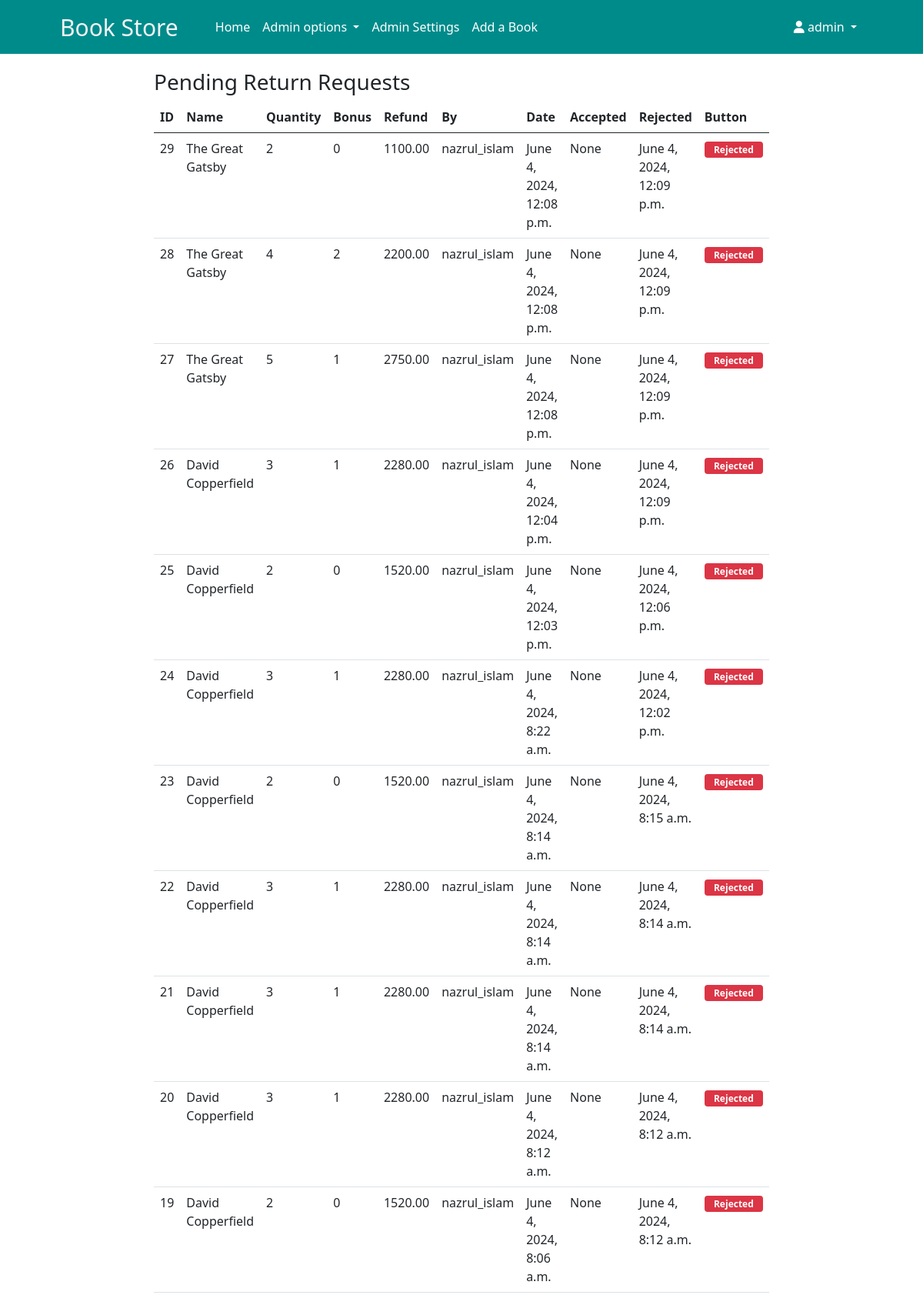
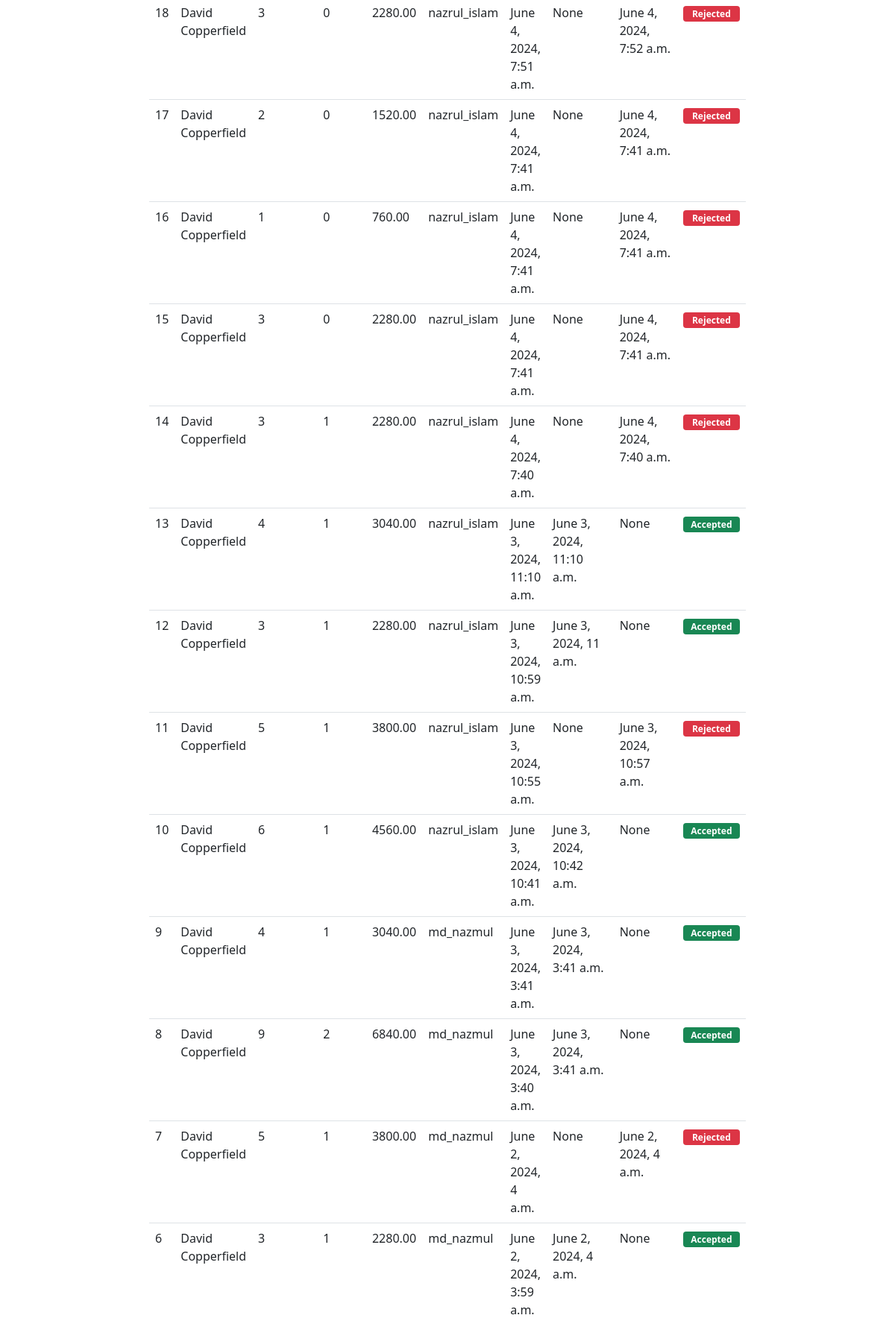
The app's page /return-requests/ (signed in, upper part) with its own data (2 pictures, top to bottom).
### admin_panel/models.py (models this page shows, shortened)
class ReturnRequest(models.Model):
    STATUS_CHOICES = [
        ('Pending', 'Pending'),
        ('Accepted', 'Accepted'),
        ('Rejected', 'Rejected'),
    ]
    user = models.ForeignKey(User, on_delete=models.CASCADE)
    order_item = models.ForeignKey(OrderItem, on_delete=models.CASCADE)
    quantity = models.PositiveIntegerField()
    bonus_return = models.PositiveIntegerField()
    status = models.CharField(max_length=10, choices=STATUS_CHOICES, default='Pending')
    price_refund = models.DecimalField(max_digits=10, decimal_places=2)
    slug = models.SlugField(max_length=100, unique=True, null=True, blank=True)
    created_at = models.DateTimeField(default=timezone.now)
    accepted_at = models.DateTimeField(null=True, blank=True)
    rejected_at = models.DateTimeField(null=True, blank=True)
    accepted_by = models.ForeignKey(User, on_delete=models.SET_NULL, null=True, blank=True,
                                    related_name='accepted_by')
    rejected_by = models.ForeignKey(User, on_delete=models.SET_NULL, null=True, blank=True,
                                    related_name='rejected_by')

### store/models.py (models this page shows, shortened)
class OrderItem(models.Model):
    ITEM_TYPE_CHOICES = [
        ('Regular', 'Regular'),
        ('Bonus', 'Bonus'),
    ]
    order = models.ForeignKey(Order, related_name='items', on_delete=models.CASCADE)
    product = models.ForeignKey(Product, on_delete=models.CASCADE)
    quantity = models.PositiveIntegerField()
    rr_quantity = models.PositiveIntegerField(default=0)
    price = models.DecimalField(max_digits=10, decimal_places=2)
    type = models.CharField(max_length=10, choices=ITEM_TYPE_CHOICES, default='Regular')
    bonus_minimum = models.PositiveIntegerField(default=9999999)
    bonus_amount = models.PositiveIntegerField(default=0)

class Product(models.Model):
    name = models.CharField(max_length=100)
    slug = models.SlugField(unique=True, null=True, blank=True)
    price = models.DecimalField(max_digits=10, decimal_places=2)
    author = models.ForeignKey(Author, related_name='products', on_delete=models.SET_NULL, null=True, blank=True)
    discount = models.ForeignKey(Discount, on_delete=models.SET_NULL, null=True, blank=True)
    bonus = models.ForeignKey(Bonus, on_delete=models.SET_NULL, null=True, blank=True)
    def __str__(self):
        return self.name

### admin_panel/views.py (the view)
# urls.py: path('return-requests/', views.return_requests, name='return_requests'),
@login_required
def return_requests(request):
    if request.user.is_superuser:
        return_requests = ReturnRequest.objects.all().order_by('-created_at')
        return render(request, 'admin_panel/return_requests.html', {
            'return_requests': return_requests
        })
    else:
        return JsonResponse({"message":"You are not authorized to view this page"}, status=401)

### templates/admin_panel/return_requests.html
{% include 'navbar.html' %}
{% block content %}
<main>
    <h3>Pending Return Requests</h3>
    <table class="table">
        <thead>
            <tr>
                <th>ID</th>
                <th>Name</th>
                <th>Quantity</th>
                <th>Bonus</th>
                <th>Refund</th>
                <th>By</th>
                <th>Date</th>
                <th>Accepted</th>
                <th>Rejected</th>
                <th>Button</th>
            </tr>
        </thead>
        <tbody id="table-body">
            {% for req in return_requests %}
                <tr>
                    <td>{{req.id}}</td>
                    <td>{{req.order_item.product}}</td>
                    <td>{{req.quantity}} </td>
                    <td>{{req.bonus_return}}</td>
                    <td>{{req.price_refund}}</td>
                    <td>{{req.user}}</td>
                    <td>{{req.created_at}}</td>
                    <td>{{req.accepted_at}}</td>
                    <td>{{req.rejected_at}}</td>
                    {% if req.status == 'Pending' %}
                    <td style="width: 100px;">
                        <a class="btn btn-sm btn-success" style="width: 40px;" href="{% url 'rr_accept' req.slug %}"><i class="fa-solid fa-check"></i></a>
                        <a class="btn btn-sm btn-danger" style="width: 40px;" href="{% url 'rr_reject' req.slug %}"><i class="fa-solid fa-xmark"></i></a>
                    </td>
                    {% elif req.status == 'Accepted' %}
                    <td style="width: 100px;">
                        <span class="badge bg-success w-100">Accepted</span>
                    </td>
                    {% elif req.status == 'Rejected' %}
                    <td  style="width: 100px;">
                        <span class="badge bg-danger w-100">Rejected</span>
                    </td>
                    {% endif %}
                </tr>
            {% endfor %}
        </tbody>
    </table>
</main>
{% endblock %}

### templates/navbar.html (shortened to what this page needs)
{% extends 'base.html' %}
{% block content %}
<nav class="navbar navbar-expand-lg navbar-dark"
    style="
        width: 100%;
        height: 70px;
        background: darkcyan;
        color: white;
">
    <div class="container px-4 px-lg-5">
        <a class="navbar-brand" href="#!" style="font-size: 30px; color: whitesmoke;"> Book Store </a>
        <div class="collapse navbar-collapse" id="navbarSupportedContent">
            <ul class="navbar-nav me-auto mb-2 mb-lg-0 ms-lg-4">
                <li class="nav-item">
                    <a class="nav-link active" aria-current="page" href="{% url 'store-front' %}"> Home </a>
                </li>
                {% if user.is_superuser %}
                <li class="nav-item dropdown">
                    <a class="nav-link dropdown-toggle active" href="#" id="navbarDarkDropdownMenuLink" role="button" data-bs-toggle="dropdown" aria-expanded="false">
                      Admin options
                    </a>
                </li>
                <li class="nav-item">
                    <li><a class="nav-link active" href="http://127.0.0.1:8000/admin/"> Admin Settings </a></li>
                    <li><a class="nav-link active" href="{% url 'product_create' %}"> Add a Book </a></li>
                </li>
                {% endif %}
            </ul>
            <ul class="navbar-nav mb-2 mb-lg-0">
                <li class="nav-item">
                    {% if user.is_authenticated %}
                    <div class="user-info">
                        <div class="nav-item dropdown">
                            <a class="nav-link dropdown-toggle active" href="#" role="button" data-bs-toggle="dropdown" aria-expanded="false">
                                <i class="fas fa-user"></i>
                                {{ user.username }}
                            </a>
                        </div>
                    </div>
                    {% else %}
                    <div>
                        <a href="{% url 'login' %}" class="btn btn-sm btn-secondary">Login</a>
                        <a href="{% url 'signup' %}" class="btn btn-sm btn-secondary">Register</a>
                    </div>
                    {% endif %}
                </li>
            </ul>
        </div>
    </div>
</nav>
{% endblock %}

### templates/base.html (style rules this page uses)
main { margin-top: 20px; margin-left: 200px; margin-right: 200px; }

### records on screen
ReturnRequest: id "29", order_item.product "The Great Gatsby", quantity "2", bonus_return "0", price_refund "1100.00", user "nazrul_islam", created_at "June 4, 2024, 12:08 p.m.", accepted_at "None", rejected_at "June 4, 2024, 12:09 p.m.", status "Rejected"
ReturnRequest: id "28", order_item.product "The Great Gatsby", quantity "4", bonus_return "2", price_refund "2200.00", user "nazrul_islam", created_at "June 4, 2024, 12:08 p.m.", accepted_at "None", rejected_at "June 4, 2024, 12:09 p.m.", status "Rejected"
ReturnRequest: id "27", order_item.product "The Great Gatsby", quantity "5", bonus_return "1", price_refund "2750.00", user "nazrul_islam", created_at "June 4, 2024, 12:08 p.m.", accepted_at "None", rejected_at "June 4, 2024, 12:09 p.m.", status "Rejected"
ReturnRequest: id "26", order_item.product "David Copperfield", quantity "3", bonus_return "1", price_refund "2280.00", user "nazrul_islam", created_at "June 4, 2024, 12:04 p.m.", accepted_at "None", rejected_at "June 4, 2024, 12:09 p.m.", status "Rejected"
ReturnRequest: id "25", order_item.product "David Copperfield", quantity "2", bonus_return "0", price_refund "1520.00", user "nazrul_islam", created_at "June 4, 2024, 12:03 p.m.", accepted_at "None", rejected_at "June 4, 2024, 12:06 p.m.", status "Rejected"
ReturnRequest: id "24", order_item.product "David Copperfield", quantity "3", bonus_return "1", price_refund "2280.00", user "nazrul_islam", created_at "June 4, 2024, 8:22 a.m.", accepted_at "None", rejected_at "June 4, 2024, 12:02 p.m.", status "Rejected"
ReturnRequest: id "23", order_item.product "David Copperfield", quantity "2", bonus_return "0", price_refund "1520.00", user "nazrul_islam", created_at "June 4, 2024, 8:14 a.m.", accepted_at "None", rejected_at "June 4, 2024, 8:15 a.m.", status "Rejected"
ReturnRequest: id "22", order_item.product "David Copperfield", quantity "3", bonus_return "1", price_refund "2280.00", user "nazrul_islam", created_at "June 4, 2024, 8:14 a.m.", accepted_at "None", rejected_at "June 4, 2024, 8:14 a.m.", status "Rejected"
ReturnRequest: id "21", order_item.product "David Copperfield", quantity "3", bonus_return "1", price_refund "2280.00", user "nazrul_islam", created_at "June 4, 2024, 8:14 a.m.", accepted_at "None", rejected_at "June 4, 2024, 8:14 a.m.", status "Rejected"
ReturnRequest: id "20", order_item.product "David Copperfield", quantity "3", bonus_return "1", price_refund "2280.00", user "nazrul_islam", created_at "June 4, 2024, 8:12 a.m.", accepted_at "None", rejected_at "June 4, 2024, 8:12 a.m.", status "Rejected"
ReturnRequest: id "19", order_item.product "David Copperfield", quantity "2", bonus_return "0", price_refund "1520.00", user "nazrul_islam", created_at "June 4, 2024, 8:06 a.m.", accepted_at "None", rejected_at "June 4, 2024, 8:12 a.m.", status "Rejected"
ReturnRequest: id "18", order_item.product "David Copperfield", quantity "3", bonus_return "0", price_refund "2280.00", user "nazrul_islam", created_at "June 4, 2024, 7:51 a.m.", accepted_at "None", rejected_at "June 4, 2024, 7:52 a.m.", status "Rejected"
ReturnRequest: id "17", order_item.product "David Copperfield", quantity "2", bonus_return "0", price_refund "1520.00", user "nazrul_islam", created_at "June 4, 2024, 7:41 a.m.", accepted_at "None", rejected_at "June 4, 2024, 7:41 a.m.", status "Rejected"
ReturnRequest: id "16", order_item.product "David Copperfield", quantity "1", bonus_return "0", price_refund "760.00", user "nazrul_islam", created_at "June 4, 2024, 7:41 a.m.", accepted_at "None", rejected_at "June 4, 2024, 7:41 a.m.", status "Rejected"
ReturnRequest: id "15", order_item.product "David Copperfield", quantity "3", bonus_return "0", price_refund "2280.00", user "nazrul_islam", created_at "June 4, 2024, 7:41 a.m.", accepted_at "None", rejected_at "June 4, 2024, 7:41 a.m.", status "Rejected"
ReturnRequest: id "14", order_item.product "David Copperfield", quantity "3", bonus_return "1", price_refund "2280.00", user "nazrul_islam", created_at "June 4, 2024, 7:40 a.m.", accepted_at "None", rejected_at "June 4, 2024, 7:40 a.m.", status "Rejected"
ReturnRequest: id "13", order_item.product "David Copperfield", quantity "4", bonus_return "1", price_refund "3040.00", user "nazrul_islam", created_at "June 3, 2024, 11:10 a.m.", accepted_at "June 3, 2024, 11:10 a.m.", rejected_at "None", status "Accepted"
ReturnRequest: id "12", order_item.product "David Copperfield", quantity "3", bonus_return "1", price_refund "2280.00", user "nazrul_islam", created_at "June 3, 2024, 10:59 a.m.", accepted_at "June 3, 2024, 11 a.m.", rejected_at "None", status "Accepted"
ReturnRequest: id "11", order_item.product "David Copperfield", quantity "5", bonus_return "1", price_refund "3800.00", user "nazrul_islam", created_at "June 3, 2024, 10:55 a.m.", accepted_at "None", rejected_at "June 3, 2024, 10:57 a.m.", status "Rejected"
ReturnRequest: id "10", order_item.product "David Copperfield", quantity "6", bonus_return "1", price_refund "4560.00", user "nazrul_islam", created_at "June 3, 2024, 10:41 a.m.", accepted_at "June 3, 2024, 10:42 a.m.", rejected_at "None", status "Accepted"
ReturnRequest: id "9", order_item.product "David Copperfield", quantity "4", bonus_return "1", price_refund "3040.00", user "md_nazmul", created_at "June 3, 2024, 3:41 a.m.", accepted_at "June 3, 2024, 3:41 a.m.", rejected_at "None", status "Accepted"
ReturnRequest: id "8", order_item.product "David Copperfield", quantity "9", bonus_return "2", price_refund "6840.00", user "md_nazmul", created_at "June 3, 2024, 3:40 a.m.", accepted_at "June 3, 2024, 3:41 a.m.", rejected_at "None", status "Accepted"
ReturnRequest: id "7", order_item.product "David Copperfield", quantity "5", bonus_return "1", price_refund "3800.00", user "md_nazmul", created_at "June 2, 2024, 4 a.m.", accepted_at "None", rejected_at "June 2, 2024, 4 a.m.", status "Rejected"
ReturnRequest: id "6", order_item.product "David Copperfield", quantity "3", bonus_return "1", price_refund "2280.00", user "md_nazmul", created_at "June 2, 2024, 3:59 a.m.", accepted_at "June 2, 2024, 4 a.m.", rejected_at "None", status "Accepted"

### other values on screen
{{ user.username }} "admin"
